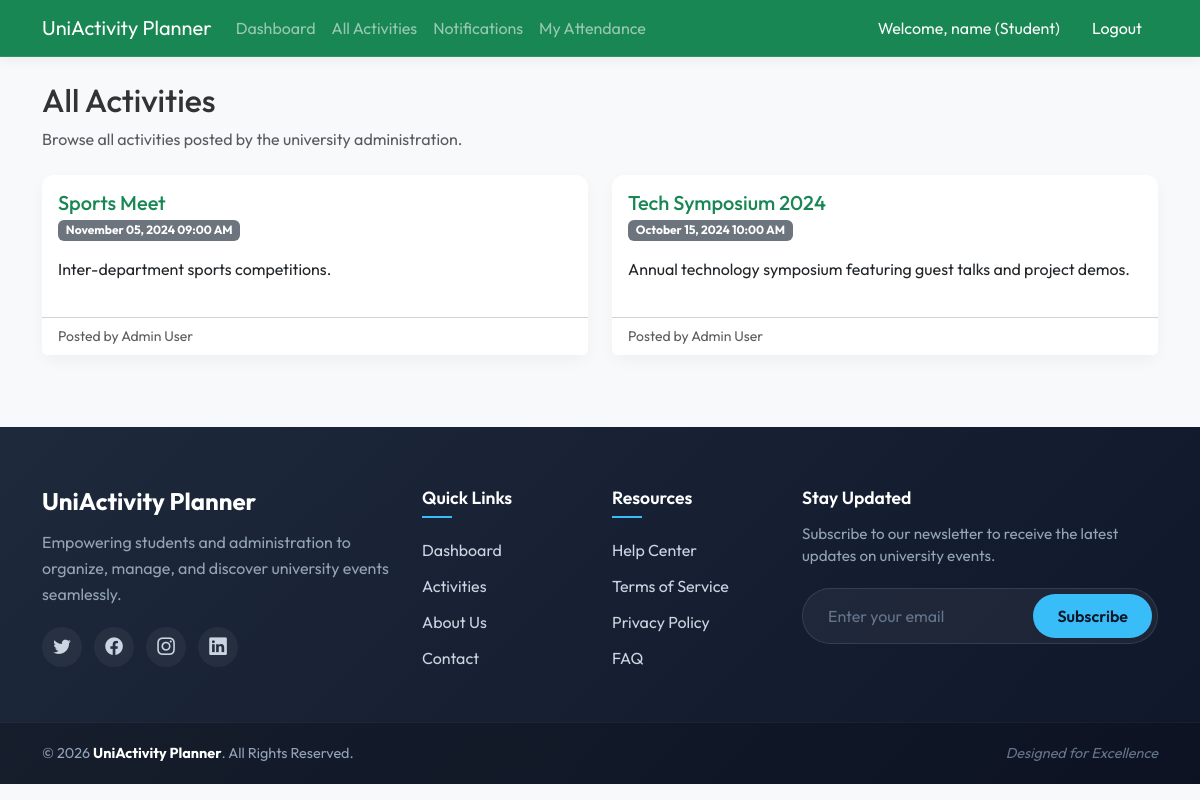
Screenshot of /student/activities.php (signed in) with the database file from the repository.
### tables this page shows
CREATE TABLE IF NOT EXISTS `activities` (
  `id` int(11) NOT NULL AUTO_INCREMENT,
  `title` varchar(255) NOT NULL,
  `description` text NOT NULL,
  `activity_date` datetime NOT NULL,
  `created_by` int(11) NOT NULL,
  PRIMARY KEY (`id`),
  KEY `created_by` (`created_by`),
  CONSTRAINT `activities_ibfk_1` FOREIGN KEY (`created_by`) REFERENCES `users` (`id`) ON DELETE CASCADE
);

CREATE TABLE IF NOT EXISTS `users` (
  `id` int(11) NOT NULL AUTO_INCREMENT,
  `name` varchar(100) NOT NULL,
  `email` varchar(100) NOT NULL,
  `password` varchar(255) NOT NULL,
  `role` enum('admin','student') NOT NULL DEFAULT 'student',
  PRIMARY KEY (`id`),
  UNIQUE KEY `email` (`email`)
);

### student/activities.php (the view, shortened to what this page needs)
<?php
require_once '../config/database.php';
require_once '../includes/header.php';
$activities = $pdo->query("SELECT a.*, u.name as admin_name FROM activities a LEFT JOIN users u ON a.created_by = u.id ORDER BY a.activity_date DESC")->fetchAll();
?>
<div class="mb-4">
    <h2>All Activities</h2>
    <p class="text-muted">Browse all activities posted by the university administration.</p>
</div>
<div class="row">
    <?php foreach($activities as $act): ?>
    <div class="col-md-6 mb-4">
        <div class="card h-100">
            <div class="card-body">
                <h5 class="card-title text-success"><?php echo htmlspecialchars($act['title']); ?></h5>
                <h6 class="card-subtitle mb-3 text-muted">
                    <span class="badge bg-secondary"><?php echo date('F d, Y h:i A', strtotime($act['activity_date'])); ?></span>
                </h6>
                <p class="card-text"><?php echo nl2br(htmlspecialchars($act['description'])); ?></p>
            </div>
            <div class="card-footer bg-white text-muted small">
                Posted by <?php echo htmlspecialchars($act['admin_name']); ?>
            </div>
        </div>
    </div>
    <?php endforeach; ?>
</div>
<?php require_once '../includes/footer.php'; ?>

### assets/css/style.css (style rules this page uses)
body { background-color: #f8f9fa; font-family: 'Outfit', sans-serif; color: #333; }
.card { border-radius: 12px; box-shadow: 0 6px 15px rgba(0, 0, 0, 0.04); border: none; margin-bottom: 20px; transition: transform 0.3s ease, box-shadow 0.3s ease; }

### rows the page displays
activities: title "Sports Meet", activity_date "November 05, 2024 09:00 AM", description "Inter-department sports competitions.", created_by.name "Admin User"
activities: title "Tech Symposium 2024", activity_date "October 15, 2024 10:00 AM", description "Annual technology symposium featuring guest talks and project demos.", created_by.name "Admin User"

### other values shown
$name "name"
$role "Student"
